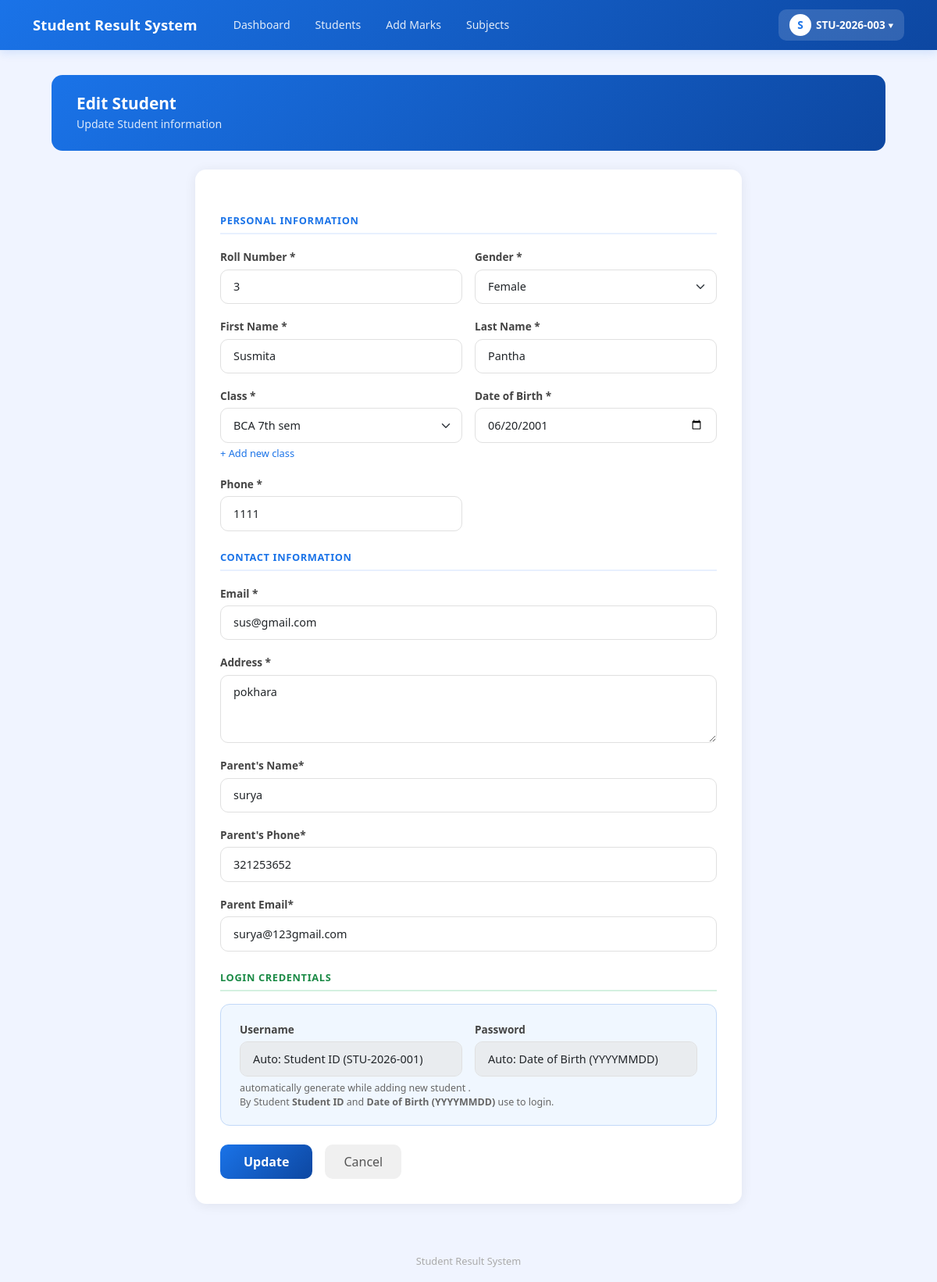
/students/edit/3/ (signed in), run on an earlier commit of the app's database.
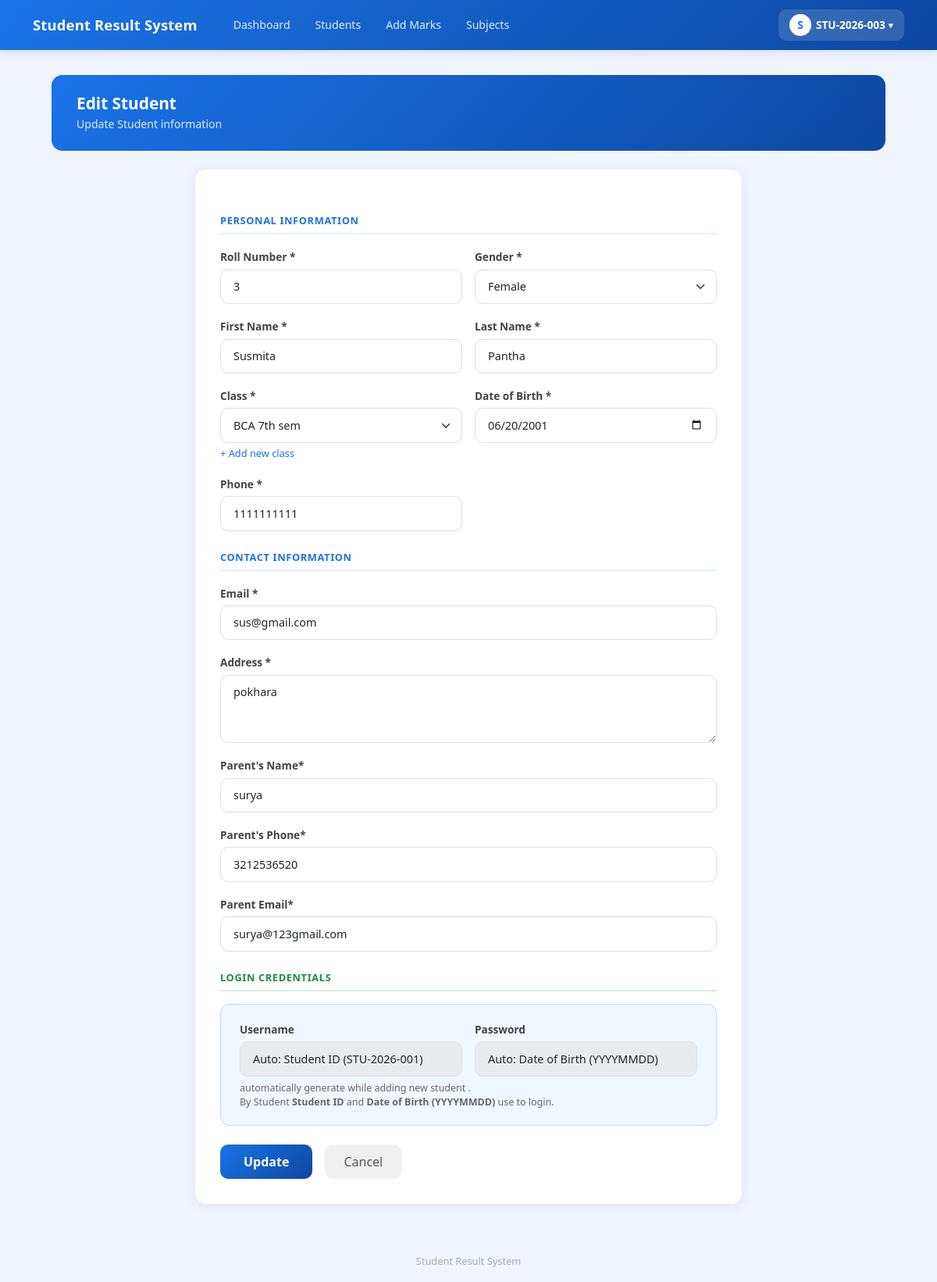
And on a later commit of the database.
### result/models.py (models this page shows, shortened)
class Student(models.Model):
    GENDER_CHOICES = [
        ('Male', 'Male'),
        ('Female', 'Female'),
        ('Other', 'Other'),
    ]
    student_id = models.CharField(
        max_length=20,
        unique=True,
        default=generate_student_id,
        editable=False
    )
    roll_number = models.PositiveIntegerField()
    first_name = models.CharField(max_length=50)
    last_name = models.CharField(max_length=50)
    email = models.EmailField(unique=True)
    phone = models.CharField(max_length=15, validators=[MinLengthValidator(10)])
    gender = models.CharField(max_length=10, choices=GENDER_CHOICES)
    date_of_birth = models.DateField()
    address = models.TextField()
    parent_name = models.CharField(max_length=100, blank=True)
    parent_phone = models.CharField(
    max_length=15,
    validators=[MinLengthValidator(10)]
)
    parent_email = models.EmailField(blank=True)
    class_name = models.ForeignKey(
        Class,
        on_delete=models.CASCADE,
        related_name='students',
        null=True,
        blank=True
    )
    user = models.OneToOneField(
        User,
        on_delete=models.SET_NULL,
        null=True,
        blank=True,
        related_name='student_profile'
    )
    class Meta:
        unique_together = ['roll_number', 'class_name']
        ordering = ['class_name', 'roll_number']

### result/views.py (the view)
# urls.py: path('students/edit/<int:pk>/', views.edit_student, name='edit_student'),
@login_required(login_url='login')
def edit_student(request, pk):
    student = get_object_or_404(Student, pk=pk)
    if request.method == 'POST':
        form = StudentForm(request.POST, instance=student)
        if form.is_valid():
            updated_student = form.save(commit=False)
            if student.user:
                student.user.first_name = updated_student.first_name
                student.user.last_name = updated_student.last_name
                student.user.email = updated_student.email
                student.user.save()
            updated_student.save()
            messages.success(request, 'Student updated!')
            return redirect('student_list')
    else:
        form = StudentForm(instance=student)
    return render(request, 'result/add_student.html', {'form': form, 'edit': True})

### result/models.py (called while the page is built)
    def __str__(self):
        if self.section:
            return f"{self.name} - Section {self.section}"
        return self.name

### result/templates/result/add_student.html (shortened to what this page needs)
{% extends 'result/base.html' %}
{% block content %}
<div class="page-header">
    <h4>{% if edit %}Edit Student{% else %}Add new Student{% endif %}</h4>
    <p>{% if edit %}Update Student information{% else %}Fill Students details{% endif %}</p>
</div>
<div class="form-card">
    <form method="POST">
        <div class="section-title">Personal Information</div>
        <div class="row g-3">
            <div class="col-md-6">
                <label class="form-label">Roll Number *</label>
                {{ form.roll_number }}
            </div>
            <div class="col-md-6">
                <label class="form-label">Gender *</label>
                {{ form.gender }}
            </div>
            <div class="col-md-6">
                <label class="form-label">First Name *</label>
                {{ form.first_name }}
            </div>
            <div class="col-md-6">
                <label class="form-label">Last Name *</label>
                {{ form.last_name }}
            </div>
            <div class="col-md-6">
                <label class="form-label">Class *</label>
                {{ form.class_name }}
                <a href="{% url 'add_class' %}?next=add_student"
                    style="font-size:0.8rem; color:#1a73e8; text-decoration:none;">
                    + Add new class
                </a>
            </div>
            <div class="col-md-6">
                <label class="form-label">Date of Birth *</label>
                {{ form.date_of_birth }}
            </div>
            <div class="col-md-6">
                <label class="form-label">Phone *</label>
                {{ form.phone }}
            </div>
        </div>
        <div class="section-title">Contact Information</div>
        <div class="row g-3">
            <div class="col-md-12">
                <label class="form-label">Email *</label>
                {{ form.email }}
            </div>
            <div class="col-md-12">
                <label class="form-label">Address *</label>
                {{ form.address }}
            </div>
            <div class="col-md-12">
                <label class="form-label">Parent's Name*</label>
                {{ form.parent_name }}
            </div>
            <div class="col-md-12">
                <label class="form-label">Parent's Phone*</label>
                {{ form.parent_phone }}
            </div>
            <div class="col-md-12">
                <label class="form-label">Parent Email*</label>
                {{ form.parent_email }}
            </div>
        </div>
<div class="section-title green">Login Credentials</div>
<div class="credential-box">
    <div class="row g-3">
        <div class="col-md-6">
            <label class="form-label">Username</label>
            <input type="text" class="form-control" value="Auto: Student ID (STU-2026-001)" disabled>
        </div>
        <div class="col-md-6">
            <label class="form-label">Password</label>
            <input type="text" class="form-control" value="Auto: Date of Birth (YYYYMMDD)" disabled>
        </div>
    </div>
    <div class="hint">
        automatically generate while adding new student .<br>
        By Student <strong>Student ID</strong> and <strong>Date of Birth (YYYYMMDD)</strong> use to login.
    </div>
</div>
        <div class="d-flex gap-3 mt-4">
            <button type="submit" class="btn-save">
                {% if edit %}Update{% else %}Save{% endif %}
            </button>
            <a href="{% url 'student_list' %}" class="btn-cancel">Cancel</a>
        </div>
    </form>
</div>
{% endblock %}

What changed in the data, as far as the page shows it:
changed Student "Female": phone "1111" → "1111111111"; parent_phone "321253652" → "3212536520"
